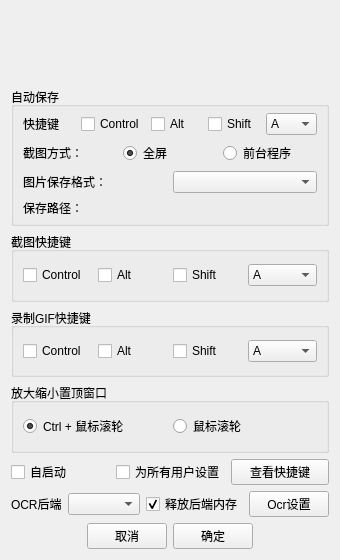
<?xml version="1.0" encoding="UTF-8"?>
<ui version="4.0">
 <class>SettingWidget</class>
 <widget class="QWidget" name="SettingWidget">
  <property name="geometry">
   <rect>
    <x>0</x>
    <y>0</y>
    <width>331</width>
    <height>560</height>
   </rect>
  </property>
  <property name="windowTitle">
   <string>Form</string>
  </property>
  <layout class="QVBoxLayout" name="verticalLayout">
   <item>
    <layout class="QHBoxLayout" name="horizontalLayout_4">
     <item>
      <widget class="QLabel" name="savePath">
       <property name="text">
        <string/>
       </property>
      </widget>
     </item>
    </layout>
   </item>
   <item>
    <widget class="QGroupBox" name="groupBox_2">
     <property name="title">
      <string>自动保存</string>
     </property>
     <layout class="QVBoxLayout" name="verticalLayout_2">
      <property name="topMargin">
       <number>6</number>
      </property>
      <property name="bottomMargin">
       <number>6</number>
      </property>
      <item>
       <layout class="QHBoxLayout" name="horizontalLayout_5">
        <item>
         <widget class="QLabel" name="label_2">
          <property name="text">
           <string>快捷键</string>
          </property>
         </widget>
        </item>
        <item>
         <widget class="QCheckBox" name="control1">
          <property name="text">
           <string>Control</string>
          </property>
         </widget>
        </item>
        <item>
         <widget class="QCheckBox" name="alt1">
          <property name="text">
           <string>Alt</string>
          </property>
         </widget>
        </item>
        <item>
         <widget class="QCheckBox" name="shift1">
          <property name="text">
           <string>Shift</string>
          </property>
         </widget>
        </item>
        <item>
         <widget class="QComboBox" name="key1">
          <property name="minimumSize">
           <size>
            <width>40</width>
            <height>0</height>
           </size>
          </property>
          <item>
           <property name="text">
            <string>A</string>
           </property>
          </item>
          <item>
           <property name="text">
            <string>B</string>
           </property>
          </item>
          <item>
           <property name="text">
            <string>C</string>
           </property>
          </item>
          <item>
           <property name="text">
            <string>D</string>
           </property>
          </item>
          <item>
           <property name="text">
            <string>E</string>
           </property>
          </item>
          <item>
           <property name="text">
            <string>F</string>
           </property>
          </item>
          <item>
           <property name="text">
            <string>G</string>
           </property>
          </item>
          <item>
           <property name="text">
            <string>H</string>
           </property>
          </item>
          <item>
           <property name="text">
            <string>I</string>
           </property>
          </item>
          <item>
           <property name="text">
            <string>J</string>
           </property>
          </item>
          <item>
           <property name="text">
            <string>K</string>
           </property>
          </item>
          <item>
           <property name="text">
            <string>L</string>
           </property>
          </item>
          <item>
           <property name="text">
            <string>M</string>
           </property>
          </item>
          <item>
           <property name="text">
            <string>N</string>
           </property>
          </item>
          <item>
           <property name="text">
            <string>O</string>
           </property>
          </item>
          <item>
           <property name="text">
            <string>P</string>
           </property>
          </item>
          <item>
           <property name="text">
            <string>Q</string>
           </property>
          </item>
          <item>
           <property name="text">
            <string>R</string>
           </property>
          </item>
          <item>
           <property name="text">
            <string>S</string>
           </property>
          </item>
          <item>
           <property name="text">
            <string>T</string>
           </property>
          </item>
          <item>
           <property name="text">
            <string>U</string>
           </property>
          </item>
          <item>
           <property name="text">
            <string>V</string>
           </property>
          </item>
          <item>
           <property name="text">
            <string>W</string>
           </property>
          </item>
          <item>
           <property name="text">
            <string>X</string>
           </property>
          </item>
          <item>
           <property name="text">
            <string>Y</string>
           </property>
          </item>
          <item>
           <property name="text">
            <string>Z</string>
           </property>
          </item>
         </widget>
        </item>
       </layout>
      </item>
      <item>
       <layout class="QHBoxLayout" name="horizontalLayout_6">
        <item>
         <widget class="QLabel" name="label">
          <property name="text">
           <string>截图方式：</string>
          </property>
         </widget>
        </item>
        <item>
         <widget class="QRadioButton" name="fullScreen">
          <property name="text">
           <string>全屏</string>
          </property>
          <property name="checked">
           <bool>true</bool>
          </property>
         </widget>
        </item>
        <item>
         <widget class="QRadioButton" name="program">
          <property name="text">
           <string>前台程序</string>
          </property>
         </widget>
        </item>
       </layout>
      </item>
      <item>
       <layout class="QHBoxLayout" name="horizontalLayout_7">
        <item>
         <widget class="QLabel" name="label_3">
          <property name="text">
           <string>图片保存格式：</string>
          </property>
         </widget>
        </item>
        <item>
         <widget class="QComboBox" name="format"/>
        </item>
       </layout>
      </item>
      <item>
       <widget class="QLabel" name="autoSavePath">
        <property name="text">
         <string>保存路径：</string>
        </property>
       </widget>
      </item>
     </layout>
    </widget>
   </item>
   <item>
    <widget class="QGroupBox" name="groupBox">
     <property name="title">
      <string>截图快捷键</string>
     </property>
     <layout class="QHBoxLayout" name="horizontalLayout">
      <property name="topMargin">
       <number>6</number>
      </property>
      <property name="bottomMargin">
       <number>6</number>
      </property>
      <item>
       <widget class="QCheckBox" name="control2">
        <property name="text">
         <string>Control</string>
        </property>
       </widget>
      </item>
      <item>
       <widget class="QCheckBox" name="alt2">
        <property name="text">
         <string>Alt</string>
        </property>
       </widget>
      </item>
      <item>
       <widget class="QCheckBox" name="shift2">
        <property name="text">
         <string>Shift</string>
        </property>
       </widget>
      </item>
      <item>
       <widget class="QComboBox" name="key2">
        <item>
         <property name="text">
          <string>A</string>
         </property>
        </item>
        <item>
         <property name="text">
          <string>B</string>
         </property>
        </item>
        <item>
         <property name="text">
          <string>C</string>
         </property>
        </item>
        <item>
         <property name="text">
          <string>D</string>
         </property>
        </item>
        <item>
         <property name="text">
          <string>E</string>
         </property>
        </item>
        <item>
         <property name="text">
          <string>F</string>
         </property>
        </item>
        <item>
         <property name="text">
          <string>G</string>
         </property>
        </item>
        <item>
         <property name="text">
          <string>H</string>
         </property>
        </item>
        <item>
         <property name="text">
          <string>I</string>
         </property>
        </item>
        <item>
         <property name="text">
          <string>J</string>
         </property>
        </item>
        <item>
         <property name="text">
          <string>K</string>
         </property>
        </item>
        <item>
         <property name="text">
          <string>L</string>
         </property>
        </item>
        <item>
         <property name="text">
          <string>M</string>
         </property>
        </item>
        <item>
         <property name="text">
          <string>N</string>
         </property>
        </item>
        <item>
         <property name="text">
          <string>O</string>
         </property>
        </item>
        <item>
         <property name="text">
          <string>P</string>
         </property>
        </item>
        <item>
         <property name="text">
          <string>Q</string>
         </property>
        </item>
        <item>
         <property name="text">
          <string>R</string>
         </property>
        </item>
        <item>
         <property name="text">
          <string>S</string>
         </property>
        </item>
        <item>
         <property name="text">
          <string>T</string>
         </property>
        </item>
        <item>
         <property name="text">
          <string>U</string>
         </property>
        </item>
        <item>
         <property name="text">
          <string>V</string>
         </property>
        </item>
        <item>
         <property name="text">
          <string>W</string>
         </property>
        </item>
        <item>
         <property name="text">
          <string>X</string>
         </property>
        </item>
        <item>
         <property name="text">
          <string>Y</string>
         </property>
        </item>
        <item>
         <property name="text">
          <string>Z</string>
         </property>
        </item>
       </widget>
      </item>
     </layout>
    </widget>
   </item>
   <item>
    <widget class="QGroupBox" name="groupBox_3">
     <property name="title">
      <string>录制GIF快捷键</string>
     </property>
     <layout class="QHBoxLayout" name="horizontalLayout_2">
      <property name="topMargin">
       <number>6</number>
      </property>
      <property name="bottomMargin">
       <number>6</number>
      </property>
      <item>
       <widget class="QCheckBox" name="control3">
        <property name="text">
         <string>Control</string>
        </property>
       </widget>
      </item>
      <item>
       <widget class="QCheckBox" name="alt3">
        <property name="text">
         <string>Alt</string>
        </property>
       </widget>
      </item>
      <item>
       <widget class="QCheckBox" name="shift3">
        <property name="text">
         <string>Shift</string>
        </property>
       </widget>
      </item>
      <item>
       <widget class="QComboBox" name="key3">
        <item>
         <property name="text">
          <string>A</string>
         </property>
        </item>
        <item>
         <property name="text">
          <string>B</string>
         </property>
        </item>
        <item>
         <property name="text">
          <string>C</string>
         </property>
        </item>
        <item>
         <property name="text">
          <string>D</string>
         </property>
        </item>
        <item>
         <property name="text">
          <string>E</string>
         </property>
        </item>
        <item>
         <property name="text">
          <string>F</string>
         </property>
        </item>
        <item>
         <property name="text">
          <string>G</string>
         </property>
        </item>
        <item>
         <property name="text">
          <string>H</string>
         </property>
        </item>
        <item>
         <property name="text">
          <string>I</string>
         </property>
        </item>
        <item>
         <property name="text">
          <string>J</string>
         </property>
        </item>
        <item>
         <property name="text">
          <string>K</string>
         </property>
        </item>
        <item>
         <property name="text">
          <string>L</string>
         </property>
        </item>
        <item>
         <property name="text">
          <string>M</string>
         </property>
        </item>
        <item>
         <property name="text">
          <string>N</string>
         </property>
        </item>
        <item>
         <property name="text">
          <string>O</string>
         </property>
        </item>
        <item>
         <property name="text">
          <string>P</string>
         </property>
        </item>
        <item>
         <property name="text">
          <string>Q</string>
         </property>
        </item>
        <item>
         <property name="text">
          <string>R</string>
         </property>
        </item>
        <item>
         <property name="text">
          <string>S</string>
         </property>
        </item>
        <item>
         <property name="text">
          <string>T</string>
         </property>
        </item>
        <item>
         <property name="text">
          <string>U</string>
         </property>
        </item>
        <item>
         <property name="text">
          <string>V</string>
         </property>
        </item>
        <item>
         <property name="text">
          <string>W</string>
         </property>
        </item>
        <item>
         <property name="text">
          <string>X</string>
         </property>
        </item>
        <item>
         <property name="text">
          <string>Y</string>
         </property>
        </item>
        <item>
         <property name="text">
          <string>Z</string>
         </property>
        </item>
       </widget>
      </item>
     </layout>
    </widget>
   </item>
   <item>
    <widget class="QGroupBox" name="groupBox_4">
     <property name="title">
      <string>放大缩小置顶窗口</string>
     </property>
     <layout class="QHBoxLayout" name="horizontalLayout_9">
      <property name="leftMargin">
       <number>9</number>
      </property>
      <property name="topMargin">
       <number>3</number>
      </property>
      <property name="rightMargin">
       <number>9</number>
      </property>
      <property name="bottomMargin">
       <number>3</number>
      </property>
      <item>
       <widget class="QRadioButton" name="radioButton">
        <property name="text">
         <string>Ctrl + 鼠标滚轮</string>
        </property>
        <property name="checked">
         <bool>true</bool>
        </property>
       </widget>
      </item>
      <item>
       <widget class="QRadioButton" name="radioButton_2">
        <property name="text">
         <string>鼠标滚轮</string>
        </property>
       </widget>
      </item>
     </layout>
    </widget>
   </item>
   <item>
    <layout class="QHBoxLayout" name="horizontalLayout_8">
     <item>
      <widget class="QCheckBox" name="self_start">
       <property name="text">
        <string>自启动</string>
       </property>
      </widget>
     </item>
     <item>
      <widget class="QCheckBox" name="all_user">
       <property name="text">
        <string>为所有用户设置</string>
       </property>
      </widget>
     </item>
     <item>
      <widget class="QPushButton" name="key_help">
       <property name="text">
        <string>查看快捷键</string>
       </property>
      </widget>
     </item>
    </layout>
   </item>
   <item>
    <layout class="QHBoxLayout" name="horizontalLayout_ocr">
     <item>
      <widget class="QLabel" name="ocr_label">
       <property name="text">
        <string>OCR后端</string>
       </property>
      </widget>
     </item>
     <item>
      <widget class="QComboBox" name="ocr_backend"/>
     </item>
     <item>
      <widget class="QCheckBox" name="ocr_release">
       <property name="toolTip">
        <string>切换离开后释放其他后端占用的模型内存</string>
       </property>
       <property name="text">
        <string>释放后端内存</string>
       </property>
       <property name="checked">
        <bool>true</bool>
       </property>
      </widget>
     </item>
     <item>
      <spacer name="ocr_spacer">
       <property name="orientation">
        <enum>Qt::Horizontal</enum>
       </property>
       <property name="sizeHint" stdset="0">
        <size>
         <width>40</width>
         <height>20</height>
        </size>
       </property>
      </spacer>
     </item>
     <item>
      <widget class="QPushButton" name="ocr_setting">
       <property name="text">
        <string>Ocr设置</string>
       </property>
      </widget>
     </item>
    </layout>
   </item>
   <item>
    <layout class="QHBoxLayout" name="horizontalLayout_3">
     <item>
      <spacer name="horizontalSpacer">
       <property name="orientation">
        <enum>Qt::Horizontal</enum>
       </property>
       <property name="sizeHint" stdset="0">
        <size>
         <width>40</width>
         <height>20</height>
        </size>
       </property>
      </spacer>
     </item>
     <item>
      <widget class="QPushButton" name="cancel">
       <property name="text">
        <string>取消</string>
       </property>
      </widget>
     </item>
     <item>
      <widget class="QPushButton" name="ok">
       <property name="text">
        <string>确定</string>
       </property>
      </widget>
     </item>
     <item>
      <spacer name="horizontalSpacer_2">
       <property name="orientation">
        <enum>Qt::Horizontal</enum>
       </property>
       <property name="sizeHint" stdset="0">
        <size>
         <width>40</width>
         <height>20</height>
        </size>
       </property>
      </spacer>
     </item>
    </layout>
   </item>
  </layout>
 </widget>
 <tabstops>
  <tabstop>control1</tabstop>
  <tabstop>alt1</tabstop>
  <tabstop>shift1</tabstop>
  <tabstop>key1</tabstop>
  <tabstop>control2</tabstop>
  <tabstop>alt2</tabstop>
  <tabstop>shift2</tabstop>
  <tabstop>key2</tabstop>
  <tabstop>cancel</tabstop>
  <tabstop>ok</tabstop>
 </tabstops>
 <resources/>
 <connections/>
</ui>
